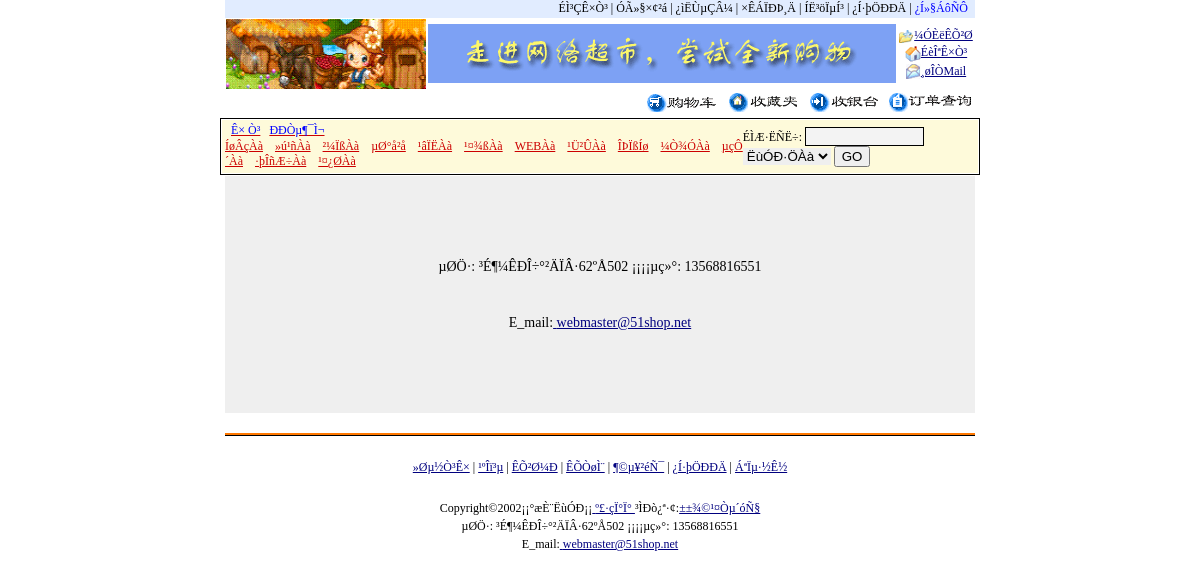
The page /contact.php on the database its author committed.
### tables this page shows
CREATE TABLE b2c_ad (
  id int(10) unsigned NOT NULL auto_increment,
  code mediumtext NOT NULL,
  views int(10) default '0',
  visible smallint(5) default '1',
  posttime datetime NOT NULL default '0000-00-00 00:00:00',
  PRIMARY KEY  (id)
);

CREATE TABLE b2c_class (
  id int(10) unsigned NOT NULL auto_increment,
  name varchar(40) NOT NULL default '',
  up_id int(10) unsigned NOT NULL default '0',
  KEY id (id)
);

### conf/options.php (called while the page is built, shortened)
<?php
$dbservername="mysql1.cs.clemson.edu";
$dbusername="b2c_vt1i";
$dbuserpass="zhubo19910914";
$sitename="zhubo's store";
$siteurl="http://localhost/662";
$siteemail = "webmaster@51shop.net";
$guestbook  =  1 ;
?>

### conf/db_mysql.php (called while the page is built, shortened)
<?php
class DB_Sql {
  var $Record   = array();
  var $Link_ID  = 0;
  var $Query_ID = 0;
  function free() {
      $this->Query_ID = 0;
  }
  function query($Query_String) {
    if ($Query_String == "")
      return 0;
    $this->Query_ID = @mysql_query($Query_String,$this->Link_ID);
    return $this->Query_ID;
  }
  function next_record() {
    $this->Record = @mysql_fetch_array($this->Query_ID);
    $stat = is_array($this->Record);
    return $stat;
  }
  function f($Name) {
    return $this->Record[$Name];
  }
}
?>

### conf/config.php (called while the page is built, shortened)
<?php
require "conf/options.php";
require "conf/db_mysql.php";
$db = new DB_Sql;
$db->Host = $dbservername;
$db->User = $dbusername;
$db->Password = $dbuserpass;
$db->Link_ID = @mysql_connect($db->Host, $db->User, $db->Password) or die("Êý¾Ý¿âÁ¬½Ó´íÎó£¬ÇëÔËÐÐinstall.php½øÐÐ°²×°¡£");
?>

### ad.php (the view, shortened to what this page needs)
<?php
function showAd()
{
  global $db, $ad_t;
  $db->query("select count(id) count from $ad_t where visible=1");
  $db->next_record();
  $count = $db->f('count');
  if($count <= 1)
    $start = 0;
  else
    $start = rand(0, $count - 1);
  $db->query("select id,code from $ad_t where visible=1
    order by id desc limit $start,1");
  $db->next_record();
  echo stripslashes($db->f('code'));
}
showAd();
?>

### conf/header.php (shortened to what this page needs)
<table width="750"  border="0"  align="center" cellspacing="0">
  <tr>
    <td align="right" colspan="3" bgcolor="#E1ECff"> <a href="index.php" >ÉÌ³ÇÊ×Ò³</a>
      | <a href="register1.php">ÓÃ»§×¢²á</a> | <a href="login.php">¿ìËÙµÇÂ¼</a> | <a href="modify.php">×ÊÁÏÐÞ¸Ä</a>
      | <a href="logout.php">ÍË³öÏµÍ³</a> | <a href="service.php">¿Í·þÖÐÐÄ</a>
      <?php
if ($guestbook)
  echo ' | <a href="guestbook/" target="_blank"><font color=blue>¿Í»§ÁôÑÔ</font></a> ';
?>
      &nbsp; </td>
  </tr>
  <tr>
    <td align="right" width="180"> <a href="<?php echo $siteurl ?>" target="_blank"><img src="images/logo.gif" border="0" width="200" height="70"></a></td>
    <td align="right" width="468">
      <?php include "ad.php"; ?>
    </td>
    <td width="100" valign="middle">
      <table width="100%" border="0" cellspacing="0" cellpadding="0">
        <tr>
          <td align="center" height="18"><a href="#" class="clink03" title="¼ÓÈëÊÕ²Ø" onClick="window.external.AddFavorite('<?php echo $siteurl; ?>', '<?php echo $sitename; ?>')"><img src="images/bookmark.gif" width="15" height="13" border="0" align="absmiddle">¼ÓÈëÊÕ²Ø</a></td>
        </tr>
        <tr>
          <td align="center" height="18"><a href="#" class="clink03" title="ÉèÎªÊ×Ò³" onClick="this.style.behavior='url(#default#homepage)';this.setHomePage('<?php echo $siteurl; ?>');"><img src="images/home.gif" width="16" height="16" border="0" align="absmiddle">ÉèÎªÊ×Ò³</a></td>
        </tr>
        <tr>
          <td align="center" height="18"><a href="mailto:<?php echo $siteemail; ?>" class="clink03" title="¸øÎÒÃÇMail"><img src="images/email.gif" width="15" height="15" border="0" align="absmiddle">¸øÎÒMail</a></td>
        </tr>
      </table>
    </td>
  </tr>
  <tr>
    <td bgcolor="#ffffff" id="clock">&nbsp; </td>
    <td align="right" bgcolor="#ffffff" colspan="2"><a href="buycar.php"><img src="images/gwc.gif" width="72" height="19" border="0"></a>
      &nbsp;&nbsp;<a href="buystore.php"><img src="images/scj.gif" border="0"></a>
      &nbsp;&nbsp;<a href="bank.php"><img src="images/syt.gif" width="72" height="21" border="0"></a>
      &nbsp;&nbsp;<a href="dingdang.php"><img src="images/cy.gif" width="84" height="21" border="0"></a>&nbsp;</td>
  </tr>
</table>
<table width="750" border="1" cellpadding="3" cellspacing="1" bgcolor="#000000" bordercolor="#FFFFFF" align="center">
  <tr>
    <td bgcolor="#FEFADA">
      <table width="750" align="center" bgcolor="#FEFADA" cellspacing="0" cellpadding="0">
        <form name="formsearch" method="post" action="index_s.php" onSubmit="return chk();">
          <tr>
            <td>&nbsp;&nbsp;<a href="index.php" class="title"><font color=blue>Ê× Ò³</font></a> &nbsp;&nbsp;<a href="news.php" class="title"><font color=blue>ÐÐÒµ¶¯Ì¬</font></a>&nbsp;&nbsp;
              <?php
  $db->query("select * from $class_t where up_id=0");
  while($db->next_record())
   {
    echo "<a href='index.php?up_id=".$db->f('id')."' class='title'>".$db->f('name')."</a>&nbsp;&nbsp;&nbsp;&nbsp;";
	}
  ?>
            </td>
            <td width="270" >
              ÉÌÆ·ËÑË÷:
              <input class=think name=key size=12  type=text >
              <select name="sf">
                <option value="0" selected>ËùÓÐ·ÖÀà</option>
              </select>
              <input type="submit" name="submit" value="GO">
            </td>
          </tr>
        </form>
      </table>
    </td>
  </tr>
</table>

### conf/style.css (style rules this page uses)
.think { BACKGROUND-COLOR: #f3f3f3; BORDER-BOTTOM: #000000 1px solid; BORDER-LEFT: #000000 1px solid; BORDER-RIGHT: #000000 1px solid; BORDER-TOP: #000000 1px solid }
TD { FONT-SIZE: 9pt; LETTER-SPACING: 0pt; LINE-HEIGHT: 130%; WORD-SPACING: 0pt }
BODY { FONT-FAMILY: "����"; FONT-SIZE: 12px; LINE-HEIGHT: 15pt; MARGIN-TOP: 0px; PADDING-TOP: 0px; SCROLLBAR-FACE-COLOR: #cccccc; SCROLLBAR-HIGHLIGHT-COLOR: #e7e7e7; SCROLLBAR-SHADOW-COLOR: #e7e7e7; SCROLLBAR-3DLIGHT-COLOR: #ffffff; SCROLLBAR-ARROW-COLOR: #ffffff; SCROLLBAR-TRACK-COLOR: #ffffff; SCROLLBAR-DARKSHADOW-COLOR: #ffffff }
SELECT { BORDER-BOTTOM-COLOR: black; BORDER-BOTTOM-STYLE: none; BORDER-LEFT-COLOR: black; BORDER-LEFT-STYLE: none; BORDER-RIGHT-COLOR: black; BORDER-RIGHT-STYLE: none; BORDER-TOP-COLOR: #99ff00; BORDER-TOP-STYLE: none }
A:link { COLOR: #000000; TEXT-DECORATION: none }
A.clink03:link { COLOR: #00007f; TEXT-DECORATION: underline }
A.title:link { COLOR: #cc0000; TEXT-DECORATION: underline }

### rows shown on the page
b2c_ad: code (picture)
b2c_class: name "ÍøÂçÀà"
b2c_class: name "»ú¹ñÀà"
b2c_class: name "²¼ÏßÀà"
b2c_class: name "µØ°å²å"
b2c_class: name "¹âÏËÀà"
b2c_class: name "¹¤¾ßÀà"
b2c_class: name "WEBÀà"
b2c_class: name "¹Ü²ÛÀà"
b2c_class: name "ÎÞÏßÍø"
b2c_class: name "¼Ò¾ÓÀà"
b2c_class: name "µçÔ´Àà"
b2c_class: name "·þÎñÆ÷Àà"
b2c_class: name "¹¤¿ØÀà"

### other values the page prints
$siteadd "³É¶¼ÊÐÎ÷°²ÄÏÂ·62ºÅ502"
$sitetel "13568816551"
$siteemail "webmaster@51shop.net"
$sitecopyright "º£·çÏ°Ï°"
